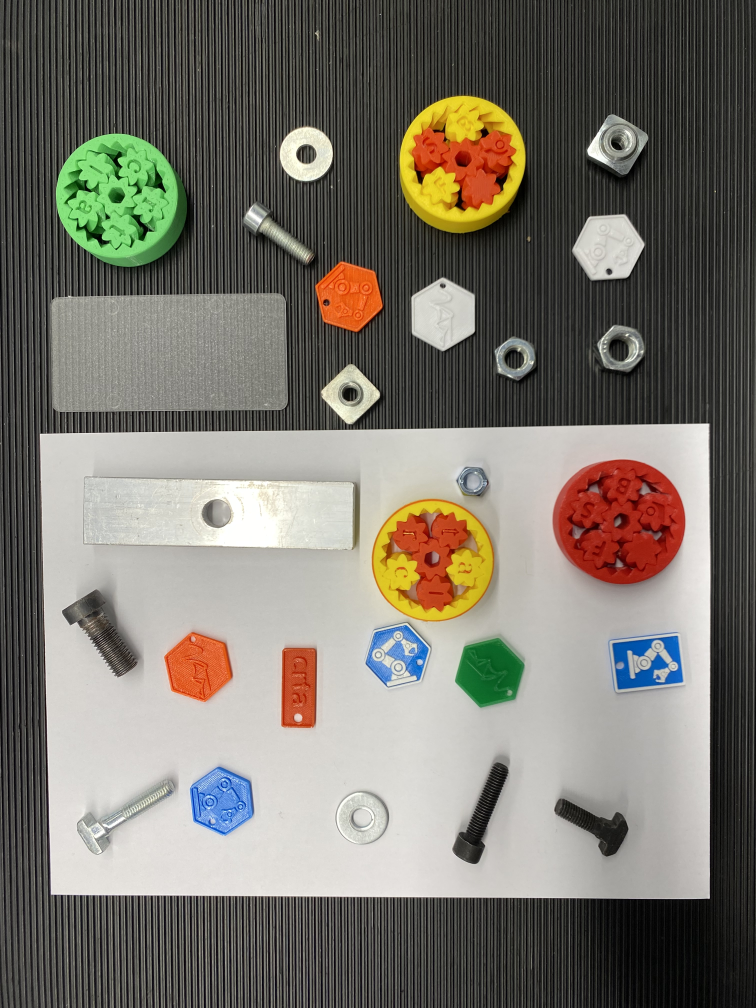
//> input picture kolokvij_1/data/12.jpg, 3024 x 4032 px (shown at 1/4 size)
$ ./zadatak_2_copy   (built with g++ and OpenCV 4)
//> lines starting //> are read from the running program, lines starting //| are printed output that depends on the picture; after the words box and inside, x2 and y2 are one past the last pixel; in counts of white or black regions, pixels touching at a corner belong together
#include <opencv2/opencv.hpp>
#include <iostream>
using namespace cv;
using namespace std;

// --- Controls for each region (fixed values) ---
struct RegionControls {
    int filter_type = 0; // 0: Gaussian, 1: Median, 2: Bilateral, 3: None
    int blur_ksize = 13;
    int bilateral_d = 9;
    int bilateral_sigmaColor = 75;
    int bilateral_sigmaSpace = 75;
    int thresh_blocksize = 41;
    int thresh_C = 11;
    int invert = 0;
};

// --- Global controls ---
RegionControls upper_left, upper_right, lower;
Mat img, upper_left_img, upper_right_img, lower_img;
Mat upper_left_binary, upper_right_binary, lower_binary;
Mat result_img;

// Helper to ensure odd kernel size
inline int odd(int v) { return (v % 2 == 1) ? v : v + 1; }

void process_region(
    const Mat& part, Mat& binary,
    const RegionControls& ctrl,
    Scalar color, Point offset, Mat& result_img
) {
    // 1. Filtering
    Mat filtered = part.clone();
    if (ctrl.filter_type == 0) { // Gaussian
        int ksize = max(3, odd(ctrl.blur_ksize));
        GaussianBlur(part, filtered, Size(ksize, ksize), 0);
    } else if (ctrl.filter_type == 1) { // Median
        int ksize = max(3, odd(ctrl.blur_ksize));
        medianBlur(part, filtered, ksize);
    } else if (ctrl.filter_type == 2) { // Bilateral
        bilateralFilter(part, filtered, ctrl.bilateral_d, ctrl.bilateral_sigmaColor, ctrl.bilateral_sigmaSpace);
    } // else: None

    // 2. Grayscale
    Mat gray;
    cvtColor(filtered, gray, COLOR_BGR2GRAY);

    // 3. Adaptive threshold
    int blockSize = max(3, odd(ctrl.thresh_blocksize));
    adaptiveThreshold(gray, binary, 255, ADAPTIVE_THRESH_GAUSSIAN_C, THRESH_BINARY_INV, blockSize, ctrl.thresh_C);

    // 4. Invert if requested
    if (ctrl.invert) {
        bitwise_not(binary, binary);
    }

    // 5. Find contours and draw
    vector<vector<Point>> contours;
    vector<Vec4i> hierarchy;
    findContours(binary, contours, hierarchy, RETR_EXTERNAL, CHAIN_APPROX_SIMPLE);

    for (size_t i = 0; i < contours.size(); ++i) {
        vector<Point> approx;
        double peri = arcLength(contours[i], true);
        approxPolyDP(contours[i], approx, 0.02 * peri, true);
        if (approx.size() == 4 && isContourConvex(approx) && contourArea(approx) > 500) {
            Rect rect = boundingRect(approx);
            Point center(rect.x + rect.width / 2, rect.y + rect.height / 2);

            // Draw on result_img with offset
            rectangle(result_img, Rect(rect.x + offset.x, rect.y + offset.y, rect.width, rect.height), color, 2);
            drawContours(result_img, contours, (int)i, color, 2, LINE_8, noArray(), 0, offset);
            circle(result_img, Point(center.x + offset.x, center.y + offset.y), 4, Scalar(0, 0, 255), -1);

            // Output center coordinates and edge count
            cout << "Part detected at " << center.x + offset.x << "," << center.y + offset.y
                 << " with " << approx.size() << " edges" << endl;
        }
    }
}

// Process all regions and update windows
void process_all() {
    result_img = img.clone();

    // Process upper left
    process_region(
        upper_left_img, upper_left_binary, upper_left,
        Scalar(0,255,0), Point(0,0), result_img
    );
    imshow("Upper Left Binary", upper_left_binary);

    // Process upper right
    process_region(
        upper_right_img, upper_right_binary, upper_right,
        Scalar(0,255,0), Point(upper_left_img.cols,0), result_img
    );
    imshow("Upper Right Binary", upper_right_binary);

    // Process lower
    process_region(
        lower_img, lower_binary, lower,
        Scalar(0,255,0), Point(0,upper_left_img.rows), result_img
    );
    imshow("Lower Binary", lower_binary);

    // Show combined result
    imshow("Combined Result", result_img);
}

int main() {
    img = imread("../data/12.jpg");
//> img is the input picture: 4032 rows x 3024 cols, CV_8UC3; mean B, G, R 108.2, 117.4, 121.7
    if (img.empty()) {
        cout << "Image not found!" << endl;
        return -1;
    }
    resize(img, img, Size(), 0.25, 0.25, INTER_LINEAR);
//> img: 1008 rows x 756 cols, CV_8UC3

    // Split image into parts
    int split_row = img.rows / 2;
//> split_row = 504
    int split_col = img.cols / 2;
//> split_col = 378
    int bias_ud = -80;
    int bias_lr = -70;
    upper_left_img  = img(Rect(0, 0, split_col + bias_lr, split_row + bias_ud)).clone();
    upper_right_img = img(Rect(split_col + bias_lr, 0, img.cols - split_col - bias_lr, split_row + bias_ud)).clone();
    lower_img       = img(Rect(0, split_row + bias_ud, img.cols, img.rows - split_row - bias_ud)).clone();

    // Set specific parameters for each region (optional - customize as needed)
    upper_left.filter_type = 0;  // Gaussian
    upper_left.blur_ksize = 9;
    upper_left.thresh_blocksize = 44;
    upper_left.thresh_C = 0;
    upper_left.invert = 1;

    upper_right.filter_type = 2;  // Median
    upper_right.bilateral_d = 19;
    upper_right.bilateral_sigmaColor = 102;
    upper_right.thresh_blocksize = 41;
    upper_right.thresh_C = 6;
    upper_right.invert = 1;


    lower.filter_type = 3;  // None
    lower.thresh_blocksize = 54;
    lower.thresh_C = 2;
    lower.invert = 0;


    // Prepare result image
    result_img = img.clone();

    // Create windows
    namedWindow("Upper Left Binary", WINDOW_AUTOSIZE);
    namedWindow("Upper Right Binary", WINDOW_AUTOSIZE);
    namedWindow("Lower Binary", WINDOW_AUTOSIZE);
    namedWindow("Combined Result", WINDOW_AUTOSIZE);

    // Process the image parts
    process_all();
//> in process_region, `int ksize = max(3, odd(ctrl.blur_ksize));`: ksize = 9
//> in process_region, `cvtColor(filtered, gray, COLOR_BGR2GRAY);`:
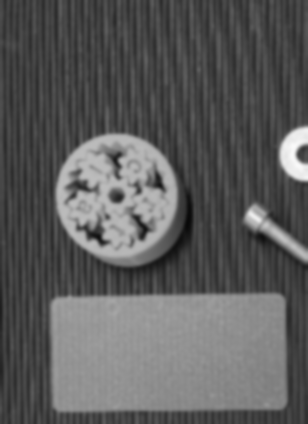
//> gray: 424 rows x 308 cols, CV_8UC1; min 9, max 250, mean 91.9
//> in process_region, `int blockSize = max(3, odd(ctrl.thresh_blocksize));`: ctrl.thresh_blocksize = 44; blockSize = 45
//> in process_region, `adaptiveThreshold(gray, binary, 255, ADAPTIVE_THRESH_GAUSSIAN_C, THRES..`:
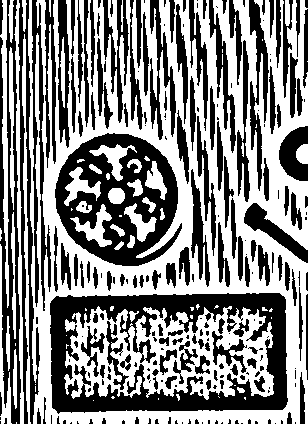
//> binary: 424 rows x 308 cols, CV_8UC1; 52.9% white; 239 black regions (117 under 20 px), largest, box (x1, y1, x2, y2) and area: (50, 293, 288, 414) 12991, (55, 133, 182, 266) 8915, (0, 0, 21, 424) 3992
//> in process_region, `adaptiveThreshold(gray, binary, 255, ADAPTIVE_THRESH_GAUSSIAN_C, THRES..`: ctrl.thresh_C = 0
//> in process_region, `bitwise_not(binary, binary);`: binary: 424 rows x 308 cols, CV_8UC1; 47.1% white; 239 white regions (117 under 20 px)
//> in process_region, `findContours(binary, contours, hierarchy, RETR_EXTERNAL, CHAIN_APPROX_..`: contours = 165 contours, 85 with area under 20; largest, box (x1, y1, x2, y2) and area: (50, 293, 288, 414) 26913, (55, 133, 182, 266) 12399, (0, 0, 21, 424) 4486, (18, 0, 40, 424) 2186, (32, 0, 51, 311) 1454
//> the loop in process_region, `for (size_t i = 0; i < contours.size(); ++i)` made 165 passes
//> (peri, rect, center) on pass 43: (723.4, Rect(52, 296, 234, 114), Point(169, 353))
//> peri on passes 8, 11, 12, 13, 14, 15: 7.41, 7.41, 10.83, 8.83, 8, 8.83
//| Part detected at 169,353 with 4 edges
//> (output is shown up to pass 43 of 165)
//> after the loop in process_region, `for (size_t i = 0; i < contours.size(); ++i)`: result_img: 1008 rows x 756 cols, CV_8UC3; mean B, G, R 108, 118.1, 121.4
//> call 2 of process_region, with color = Scalar(0, 255), offset = Point(308, 0)
//> in process_region (call 2), `cvtColor(filtered, gray, COLOR_BGR2GRAY);`:
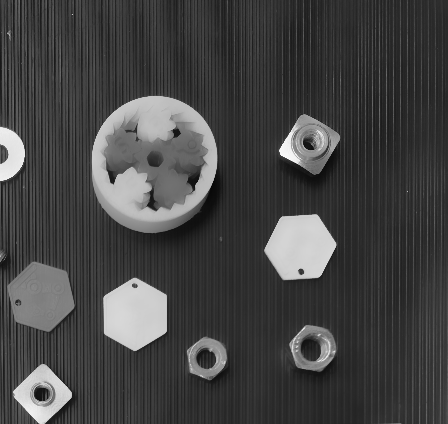
//> gray: 424 rows x 448 cols, CV_8UC1; min 8, max 248, mean 68.3
//> in process_region (call 2), `int blockSize = max(3, odd(ctrl.thresh_blocksize));`: ctrl.thresh_blocksize = 41
//> in process_region (call 2), `adaptiveThreshold(gray, binary, 255, ADAPTIVE_THRESH_GAUSSIAN_C, THRES..`:
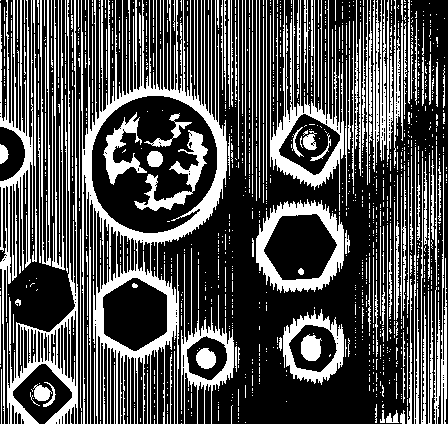
//> binary: 424 rows x 448 cols, CV_8UC1; 31.4% white; 1237 white regions (1044 under 20 px), largest, box (x1, y1, x2, y2) and area: (81, 0, 227, 424) 13421, (7, 0, 78, 424) 4050, (270, 0, 344, 193) 3825
//> in process_region (call 2), `adaptiveThreshold(gray, binary, 255, ADAPTIVE_THRESH_GAUSSIAN_C, THRES..`: ctrl.thresh_C = 6
//> in process_region (call 2), `bitwise_not(binary, binary);`: binary: 424 rows x 448 cols, CV_8UC1; 68.6% white; 1237 black regions (1044 under 20 px)
//> in process_region (call 2), `findContours(binary, contours, hierarchy, RETR_EXTERNAL, CHAIN_APPROX_..`: contours = 170 contours, 87 with area under 20; largest, box (x1, y1, x2, y2) and area: (158, 0, 448, 424) 76730, (92, 96, 217, 233) 13340, (4, 0, 75, 424) 8491, (103, 278, 167, 351) 3460, (279, 114, 340, 175) 2150
//> the loop in process_region (call 2), `for (size_t i = 0; i < contours.size(); ++i)` made 170 passes
//> (peri, approx, rect, center) on pass 26: (173.1, 4 Points (x, y): [41, 364], [13, 395], [44, 423], [71, 392], Rect(13, 364, 59, 60), Point(42, 394))
//> (peri, rect, center) on pass 113: (189, Rect(279, 114, 61, 61), Point(309, 144))
//| Part detected at 350,394 with 4 edges
//| Part detected at 617,144 with 4 edges
//> (output is shown up to pass 113 of 170)
//> after the loop in process_region (call 2), `for (size_t i = 0; i < contours.size(); ++i)`: result_img: 1008 rows x 756 cols, CV_8UC3; mean B, G, R 107.7, 118.6, 121.2
//> call 3 of process_region, with color = Scalar(0, 255), offset = Point(0, 424)
//> in process_region (call 3), `cvtColor(filtered, gray, COLOR_BGR2GRAY);`:
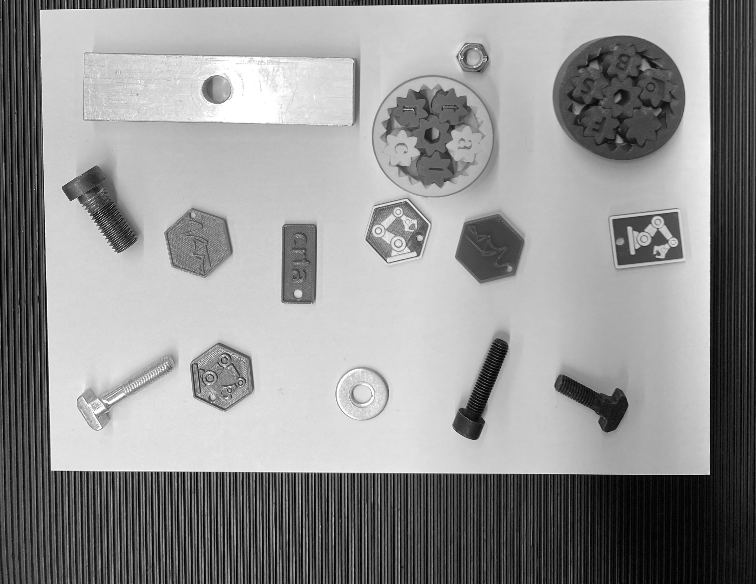
//> gray: 584 rows x 756 cols, CV_8UC1; min 0, max 255, mean 146.8
//> in process_region (call 3), `int blockSize = max(3, odd(ctrl.thresh_blocksize));`: ctrl.thresh_blocksize = 54; blockSize = 55
//> in process_region (call 3), `adaptiveThreshold(gray, binary, 255, ADAPTIVE_THRESH_GAUSSIAN_C, THRES..`:
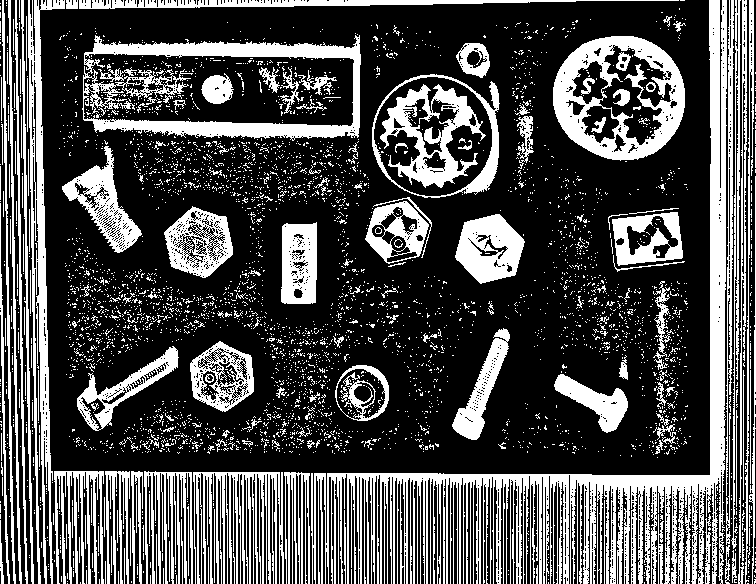
//> binary: 584 rows x 756 cols, CV_8UC1; 30.4% white; 4139 white regions (3941 under 20 px)
//> in process_region (call 3), `adaptiveThreshold(gray, binary, 255, ADAPTIVE_THRESH_GAUSSIAN_C, THRES..`: ctrl.thresh_C = 2
//> in process_region (call 3), `findContours(binary, contours, hierarchy, RETR_EXTERNAL, CHAIN_APPROX_..`: contours = 3801 contours, 3741 with area under 20; largest, box (x1, y1, x2, y2) and area: (82, 35, 361, 141) 24585, (311, 0, 727, 584) 22346, (553, 36, 685, 161) 12866, (372, 74, 500, 198) 12652, (28, 0, 65, 584) 5518
//> the loop in process_region (call 3), `for (size_t i = 0; i < contours.size(); ++i)` made 3801 passes
//> (peri, rect, center) on passes 2695, 2728, 3715: (230, Rect(282, 222, 35, 82), Point(299, 263)), (230.8, Rect(612, 212, 70, 54), Point(647, 239)), (1086.8, Rect(84, 35, 276, 102), Point(222, 86))
//> (peri, approx) on passes 1 to 6: (2, 2 Points (x, y): [747, 583], [748, 583]), (0, 1 Point (x, y): [67, 583]), (2, 2 Points (x, y): [644, 582], [644, 583]), (2, 2 Points (x, y): [548, 582], [548, 583]), (2, 2 Points (x, y): [80, 582], [80, 583]), (2, 2 Points (x, y): [131, 581], [131, 582])
//| Part detected at 299,687 with 4 edges
//| Part detected at 647,663 with 4 edges
//| Part detected at 222,510 with 4 edges
//> (output is shown up to pass 3715 of 3801)
//> after the loop in process_region (call 3), `for (size_t i = 0; i < contours.size(); ++i)`:
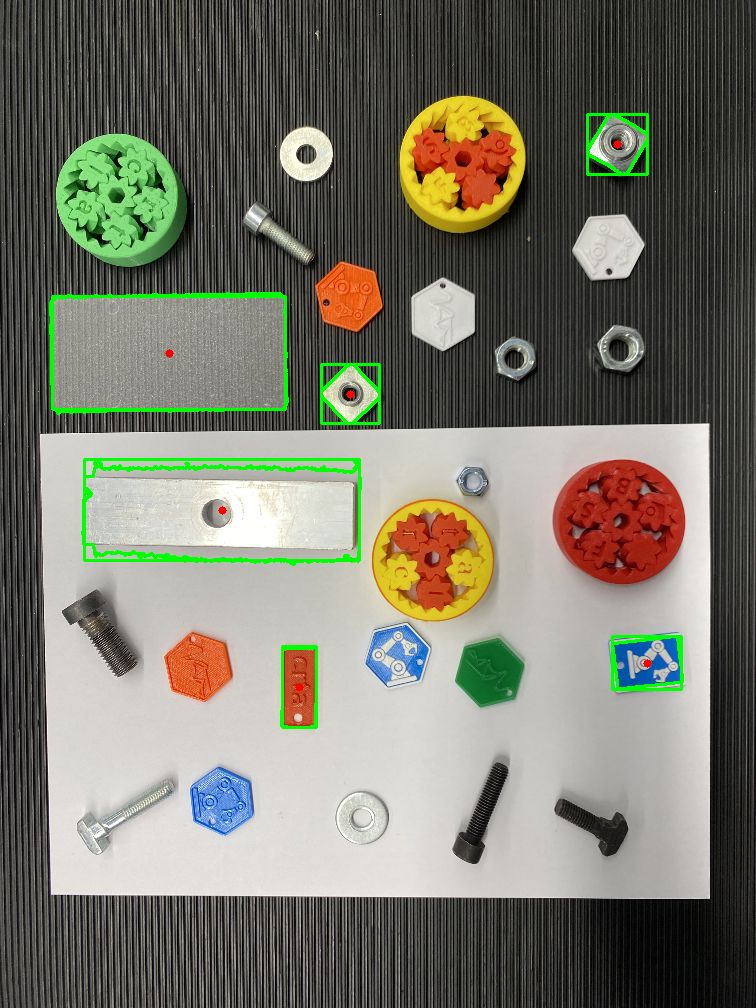
//> result_img: 1008 rows x 756 cols, CV_8UC3; mean B, G, R 106.3, 119.2, 119.7

    cout << "Processing complete! Press 'q' or ESC to exit.\n";

    // Wait for user to exit
    while (true) {
        int key = waitKey(1);
//> the 'q' key is pressed
        if (key == 'q' || key == 27) break;
    }

    imwrite("rectangles_combined.jpg", result_img);
    destroyAllWindows();
    return 0;
}
